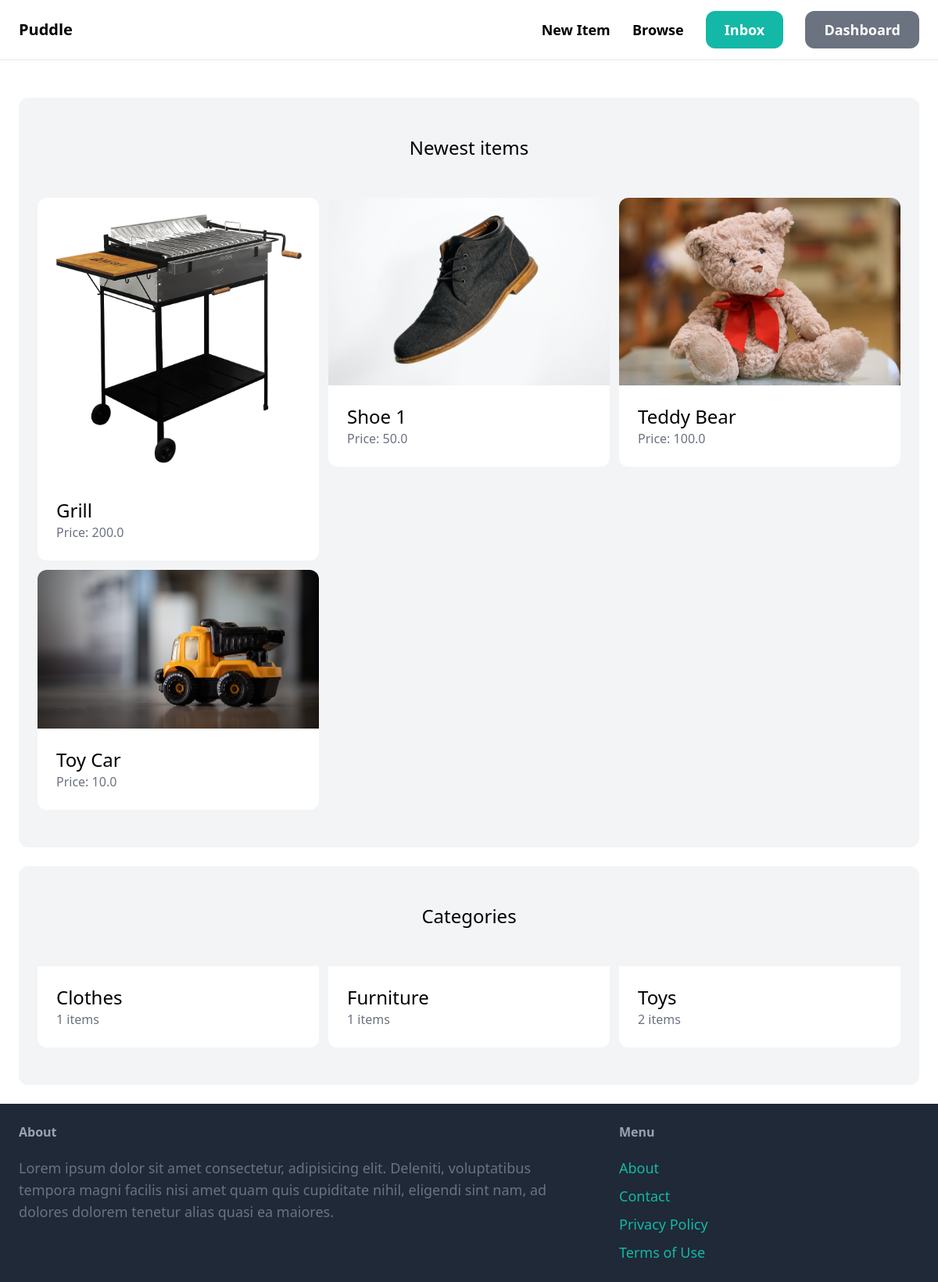
The page / (signed in) on the database its author committed.
### item/models.py (models this page shows, shortened)
class Item(models.Model):
    category = models.ForeignKey(Category, related_name='items', on_delete=models.CASCADE)
    name = models.CharField(max_length=255)
    description = models.TextField(blank=True, null=True)
    price = models.FloatField()
    image = models.ImageField(upload_to='item_images', blank=True, null=True)
    is_sold = models.BooleanField(default=False)
    created_by = models.ForeignKey(User, related_name='items', on_delete=models.CASCADE)
    created_at=models.DateTimeField(auto_now_add=True)
    class Meta:
        ordering= ('name',)
        verbose_name_plural='Items'

class Category(models.Model):
    name = models.CharField(max_length=255)
    class Meta:
        ordering= ('name',)
        verbose_name_plural='Categories'

### core/views.py (the view)
# urls.py: path('', views.index, name='index'),
def index(request):
    items = Item.objects.filter(is_sold=False)[0:6]
    categories = Category.objects.all()
    return render(request, 'core/index.html', {
        'categories': categories,
        'items': items
        }
    )

### core/templates/core/index.html (shortened to what this page needs)
{% extends 'core/base.html' %}
    {% block content %}
        <div class="mt-6 px-6 py-12 bg-gray-100 rounded-xl">
            <h2 class="mb-12 text-2xl text-center">Newest items</h2>
            <div class="grid grid-cols-3 gap-3">
                    {% for item in items %}
                        <div>
                            <a href="{% url 'item:detail' item.id %}">
                                <div>
                                    <img src="{{ item.image.url }}" class="rounded-t-xl">
                                </div>
                                <div class="p-6 bg-white rounded-b-xl">
                                    <h2 class="text-2xl">{{item.name}}</h2>
                                    <p class="text-gray-500">Price: {{item.price}}</p>
                                </div>
                            </a>
                        </div>
                    {% endfor %}
            </div>
        </div>
        <div class="mt-6 px-6 py-12 bg-gray-100 rounded-xl">
            <h2 class="mb-12 text-2xl text-center">Categories</h2>
            <div class="grid grid-cols-3 gap-3">
                {% for category in categories %}
                <div>
                    <a href="#">
                        <div class="p-6 bg-white rounded-b-xl">
                            <h2 class="text-2xl">{{category.name}}</h2>
                            <p class="text-gray-500">{{category.items.count}} items</p>
                        </div>
                    </a>
                </div>
                {%endfor%}
            </div>
        </div>
    {% endblock %}

### rows shown on the page
Item: image (picture), name "Grill", price "200.0"
Item: image (picture), name "Shoe 1", price "50.0"
Item: image (picture), name "Teddy Bear", price "100.0"
Item: image (picture), name "Toy Car", price "10.0"
Category: name "Clothes", items.count "1"
Category: name "Furniture", items.count "1"
Category: name "Toys", items.count "2"
